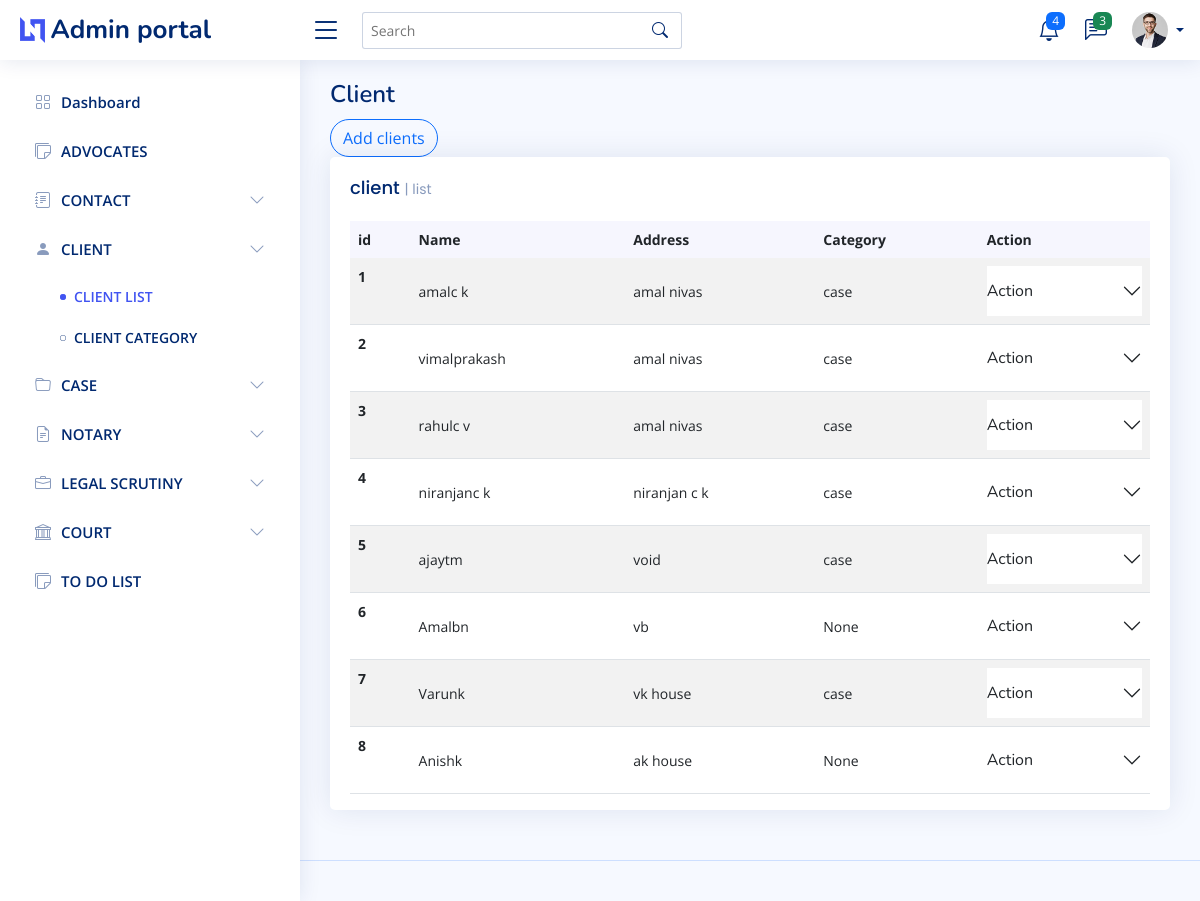
Screenshot of /client with the database file from the repository.
### Admin_user/models.py (models this page shows, shortened)
class client(models.Model):
    First_name=models.CharField(max_length=50)
    Last_name=models.CharField(max_length=50)
    Address=models.ForeignKey(Address,null=True, on_delete=models.SET_NULL)
    Category=models.CharField(max_length=50,null=True)
    is_case=models.BooleanField(default=False)
    phone=models.IntegerField(null=True)
    email=models.CharField(max_length=50,null=True)

class Address(models.Model):
    House_name=models.CharField(max_length=50)
    Place=models.CharField(max_length=50)
    City=models.CharField(max_length=50)
    State=models.ForeignKey(State, on_delete=models.CASCADE)
    district=models.ForeignKey(District, on_delete=models.CASCADE)
    Country=models.CharField(max_length=50)
    Pin=models.IntegerField()
    def __str__(self):
        return self.House_name

### Admin_user/views.py (the view)
# urls.py: path("client",client,name="client"),
def client(request):
    if  (request.user.is_authenticated and check_user_is_admin(request)):
        return redirect("/login")
    context={"title":"Client"}
    context["client"]=True
    context["clients"]=client_model.objects.all()
    return render(request,"admin/client_list.html",context)

### templates/admin/client_list.html (shortened to what this page needs)
{% extends 'admin/main.html' %}
{% block content %} <a type="button" class="btn btn-outline-primary rounded-pill" href="{% url 'add_clients' %}">Add clients</a>
<div class="col-12">
    <div class="card top-selling overflow-auto">
      <div class="card-body pb-0">
          <h5 class="card-title">client <span>| list</span></h5>
          <table class="table table-striped">
            <thead>
              <tr>
                <th class="fw-bold" scope="col">id</th>
                <th class="fw-bold" scope="col">Name</th>
                <th class="fw-bold" scope="col">Address</th>
                <th class="fw-bold" scope="col">Category</th>
                <th class="fw-bold" scope="col">Action</th>
              </tr>
            </thead>
            <tbody>
              {% for i in clients %}
              <tr>
                <th scope="row">{{i.id}}</th>
                <td>{{i.First_name}}{{i.Last_name}} </td>
                <td>{{i.Address}}</td>
                <td >{{i.Category}}</td>
                <td>
                  <div class="accordion accordion-flush" id="accordionFlushExample">
                    <div class="accordion-item">
                      <h2 class="accordion-header" id="flush-headingOne">
                        <button class="accordion-button collapsed" type="button" data-bs-toggle="collapse" data-bs-target="#flush-collapseOne{{i.id}}" aria-expanded="false" aria-controls="flush-collapseOne">
                          Action
                        </button>
                      </h2>
                    </div>
                  </div>
                </td>
              </tr>
              {% endfor %}
            </tbody>
          </table>
        </div>
      </div>
    </div>
{% endblock content %}

### static/assets/css/style.css (style rules this page uses)
:root { scroll-behavior: smooth; }
body { font-family: "Open Sans", sans-serif; background: #f6f9ff; color: #444444; }
a { color: #4154f1; text-decoration: none; }
h1, h2, h3, h4, h5, h6 { font-family: "Nunito", sans-serif; }
.card { margin-bottom: 30px; border: none; border-radius: 5px; box-shadow: 0px 0 30px rgba(1, 41, 112, 0.1); }
.card-title { padding: 20px 0 15px 0; font-size: 18px; font-weight: 500; color: #012970; font-family: "Poppins", sans-serif; }
.card-title span { color: #899bbd; font-size: 14px; font-weight: 400; }
.card-body { padding: 0 20px 20px 20px; }
.accordion-item { border: 1px solid #ebeef4; }
.accordion-flush .accordion-button { padding: 15px 0; background: none; border: 0; }
.dashboard .top-selling { font-size: 14px; }
.dashboard .top-selling .table thead { background: #f6f6fe; }
.dashboard .top-selling .table thead th { border: 0; }
.dashboard .top-selling .table tbody td { vertical-align: middle; }

### rows the page displays
client: id "1", First_name "amal", Last_name "c k", Address "amal nivas", Category "case"
client: id "2", First_name "vimal", Last_name "prakash", Address "amal nivas", Category "case"
client: id "3", First_name "rahul", Last_name "c v", Address "amal nivas", Category "case"
client: id "4", First_name "niranjan", Last_name "c k", Address "niranjan c k", Category "case"
client: id "5", First_name "ajay", Last_name "tm", Address "void", Category "case"
client: id "6", First_name "Amal", Last_name "bn", Address "vb", Category "None"
client: id "7", First_name "Varun", Last_name "k", Address "vk house", Category "case"
client: id "8", First_name "Anish", Last_name "k", Address "ak house", Category "None"

### other values shown
{{ title }} "Client"
